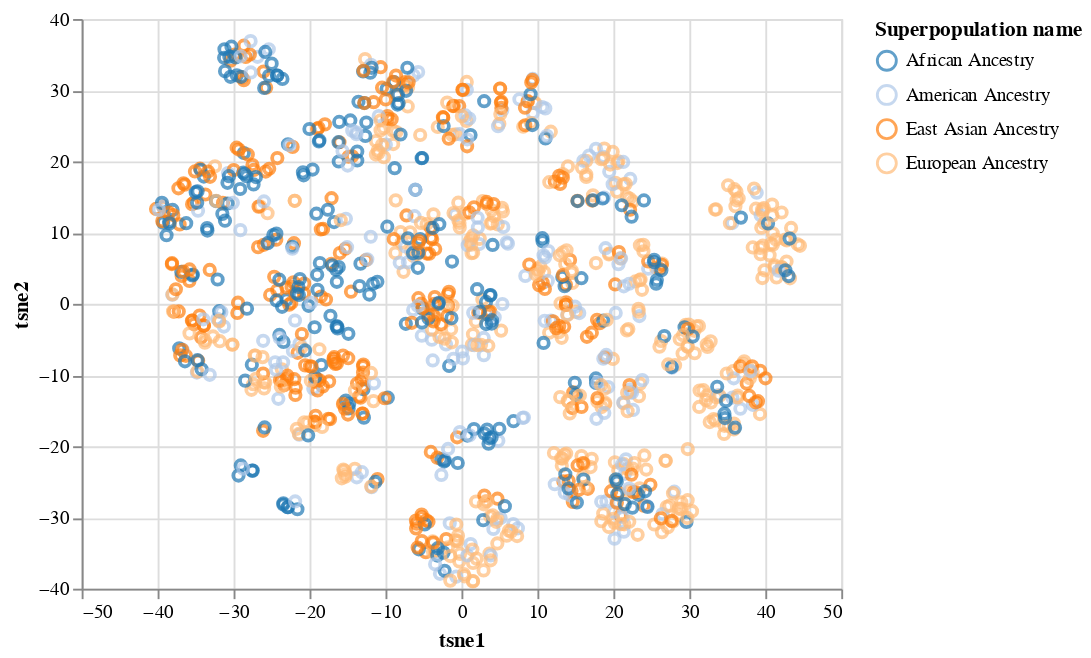

Notebook source saved alongside this figure:
### Markdown cell above
### tSNE:

### Code cell
alt.Chart(df_plot).mark_point().encode(
    x='tsne1',
    y='tsne2',
    color=alt.Color('Superpopulation name', scale=alt.Scale(scheme='category20'))
)

### Figure 1 — Vega-Lite specification as saved in the notebook (floating-point values rounded to 4 significant figures; data arrays with more than 128 entries replaced by an {"elided": "..."} marker saying what was removed)
{"config": {"view": {"continuousWidth": 400, "continuousHeight": 300}}, "data": {"name": "data-88a2c47494f3723645dfdb6c002a9efd"}, "mark": "point", "encoding": {"color": {"field": "Superpopulation name", "scale": {"scheme": "category20"}, "type": "nominal"}, "x": {"field": "tsne1", "type": "quantitative"}, "y": {"field": "tsne2", "type": "quantitative"}}, "$schema": "https://vega.github.io/schema/vega-lite/v4.17.0.json", "datasets": {"data-88a2c47494f3723645dfdb6c002a9efd": {"elided": "1092 records"}}}
